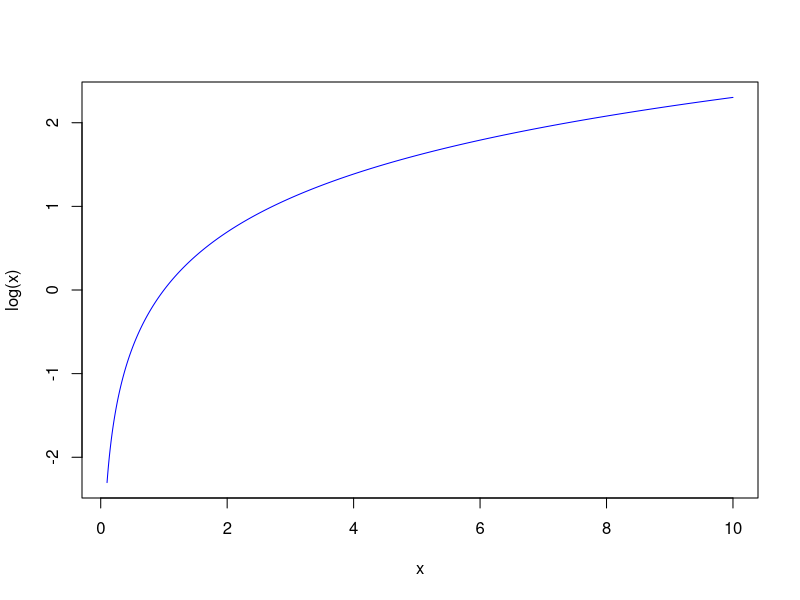
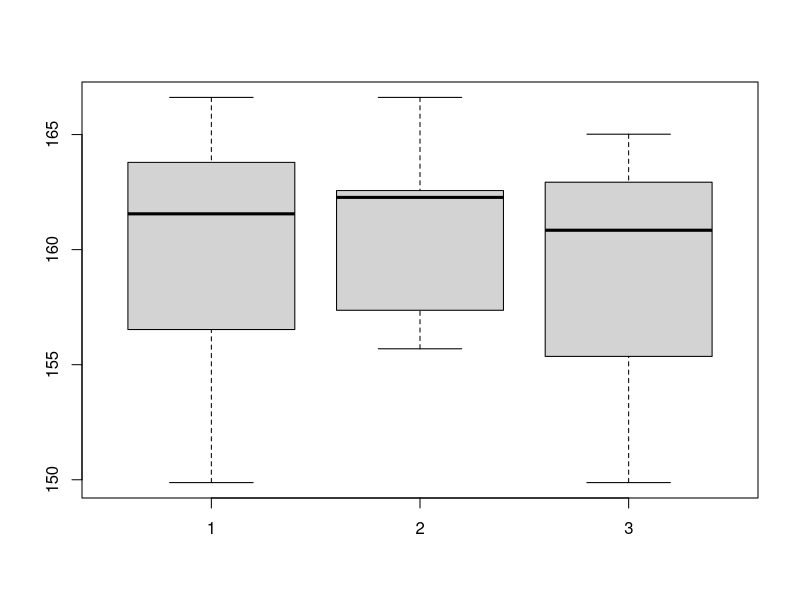

Here is the R script that generated these plots, in order:
## ---- chunk 1
knitr::opts_chunk$set(echo = TRUE)
## ---- chunk 2
x <- seq(from=0, to=100, by=1)
mean(x)
sd(x)
## ---- chunk 3
x <- seq(from=0.1, to=10, by=0.01)
length(x)
plot(x, log(x),type='l', col='blue')
## ---- chunk 4
x <-c(1,2,4)
x
class(x)
y <- c(sqrt(2), sqrt(3), sqrt(5))
y
class(y)
z <- c('pepito','juanito','zumalacarregui')
z
class(z)
## ---- chunk 5
taille <- c(1.88, 1.65, 1.92, 1.76)
taille
class(taille)
sexe <- c("h", "f", "h", "f")
sexe
class(sexe)
## ---- chunk 6
rep('pepito',3)
rep(c(sqrt(2),3),4)
## ---- chunk 7
x<- seq(from=-10, to=10, by=2)
x
## ---- chunk 8
x
x[3:5]
length(x[3:5])
## ---- chunk 9
pi
LETTERS
letters
month.name 
month.abb
## ---- chunk 10
taille <- c(1.88, NA, 1.65, 1.92, 1.76, NA)
taille
mean(taille,is.na='TRUE')
sd(taille,na='TRUE')
length(taille)
class(taille)
is.na(taille)
summary(taille)
sexe <- c("h", "f", NA, "h", NA, "f")
sexe
## ---- chunk 11
sexe <- c(rep("f",3), rep("h",5))
taille <- rnorm(8,160,5)
bd <- data.frame(sexe,taille)
taille.f <- bd$taille[sexe== "f"]
taille.h <- bd$taille[sexe=="h"]
boxplot(taille,taille.h,taille.f)
